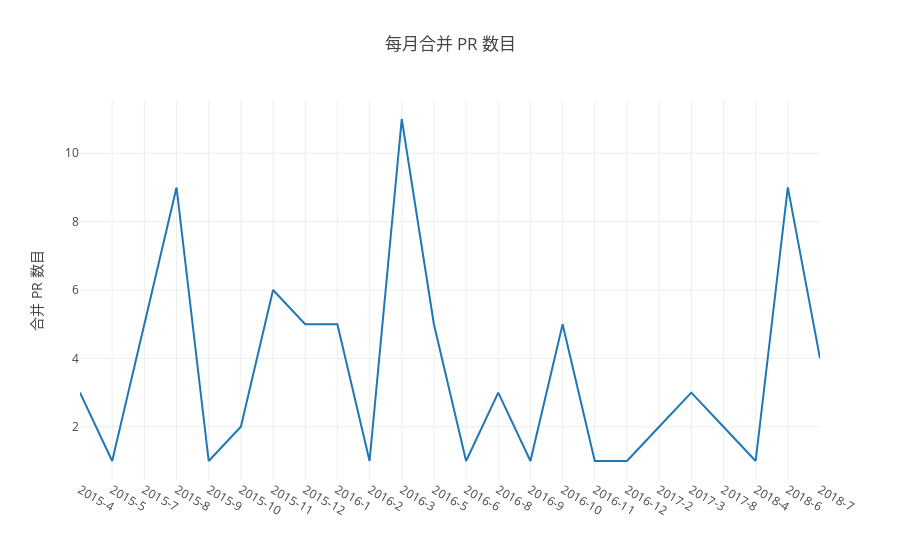

This figure's notebook cell:
### Code cell
// 3.2 每月合并 PR 数
Promise.all(years.map(y => {
    var q = `
    select time, merge_PRs
    from 
    (select count(issue_id) as merge_PRs,
    concat(toString(toYear(created_date)),'-',toString(toMonth(created_date))) as time
    from github_log.year${y} 
    where repo_id=${my_repo_id} and type = 'PullRequestEvent' and action in('closed') and pull_merged=1
    group by toYear(created_date),toMonth(created_date)
    order by toYear(created_date),toMonth(created_date))
    `
    return openDigger.driver.clickhouse.query(q);
})).then(data => {
   //console.log(data)
    var merge_PRs = [], time = [], table = [];
    data.forEach(y_info=>{
        //console.log("11: ",y_info)
        y_info.forEach(m_info=>{
            table.push({'时间':m_info.time, '每月合并 PR 数目':parseInt(m_info.merge_PRs)});
            merge_PRs.push(m_info.merge_PRs);
            time.push(m_info.time)
        })
    }
    )
    console.table(table);
    openDigger.render.plotly([
        {x: time, y: merge_PRs, mode:'scatter', name:'合并PR'}, 
    ], {
        title: '每月合并 PR 数目',
        yaxis: { title: '合并 PR 数目'},
        xaxis: {type: 'category'}
    });
});

### Figure 1 — Plotly figure (JSON) as saved in the notebook; plotly's stock layout.template omitted (floating-point values rounded to 4 significant figures)
{"data": [{"mode": "scatter", "name": "合并PR", "x": ["2015-4", "2015-5", "2015-7", "2015-8", "2015-9", "2015-10", "2015-11", "2015-12", "2016-1", "2016-2", "2016-3", "2016-5", "2016-6", "2016-8", "2016-9", "2016-10", "2016-11", "2016-12", "2017-2", "2017-3", "2017-8", "2018-4", "2018-6", "2018-7"], "y": ["3", "1", "5", "9", "1", "2", "6", "5", "5", "1", "11", "5", "1", "3", "1", "5", "1", "1", "2", "3", "2", "1", "9", "4"]}], "layout": {"autosize": true, "title": {"text": "每月合并 PR 数目"}, "xaxis": {"autorange": true, "range": [0, 23], "type": "category"}, "yaxis": {"autorange": true, "range": [0.4444, 11.56], "title": {"text": "合并 PR 数目"}, "type": "linear"}}}
